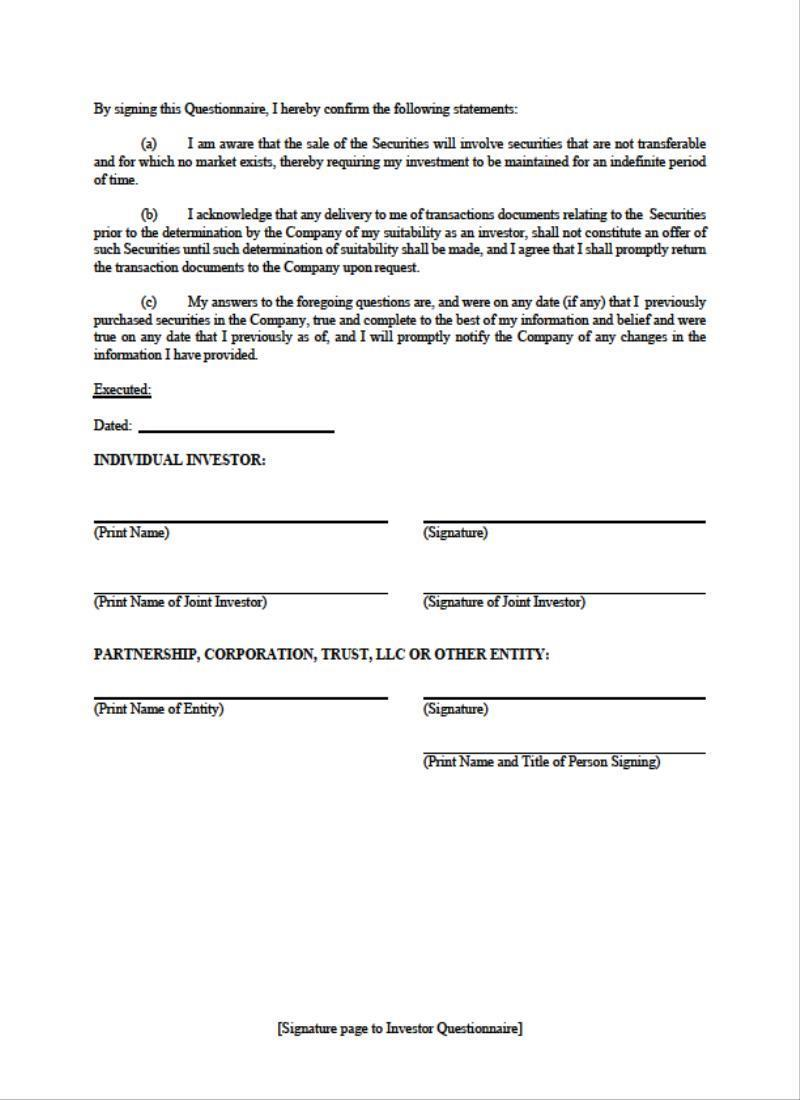
#> input picture edgar/set-c/c012/bicx_ex101img23.jpg, 800 x 1100 px
$ python wbox.py ../../set-c/c012/bicx_ex101img23.jpg 5
#> lines starting #> are read from the running program, lines starting #| are printed output that depends on the picture; after the words box and inside, x2 and y2 are one past the last pixel; in counts of white or black regions, pixels touching at a corner belong together
"""White rectangles on a picture: connected components of near-white pixels (run-length union-find).
usage: wbox.py image.jpg [thr] -> prints components with bbox in pixels, fill ratio"""
import sys, json
import numpy as np
from PIL import Image

def components(mask):
    H, W = mask.shape
    parent = []
    def find(a):
        while parent[a] != a:
            parent[a] = parent[parent[a]]; a = parent[a]
        return a
    prev = []  # runs of previous row: (x0,x1,label)
    runs_all = []
    for y in range(H):
        row = mask[y]
        d = np.diff(np.concatenate(([0], row.astype(np.int8), [0])))
        starts = np.where(d == 1)[0]; ends = np.where(d == -1)[0]
        cur = []
        j = 0
        for s, e in zip(starts, ends):
            lab = len(parent); parent.append(lab)
            while j < len(prev) and prev[j][1] <= s: j += 1
            k = j
            while k < len(prev) and prev[k][0] < e:
                a, b = find(prev[k][2]), find(lab)
                if a != b: parent[max(a, b)] = min(a, b)
                k += 1
            cur.append((s, e, lab)); runs_all.append((y, s, e, lab))
        prev = cur
    comps = {}
    for y, s, e, lab in runs_all:
        r = find(lab)
        c = comps.get(r)
        if c is None: comps[r] = [s, y, e, y + 1, e - s]
        else:
            c[0] = min(c[0], s); c[1] = min(c[1], y); c[2] = max(c[2], e); c[3] = y + 1; c[4] += e - s
    return list(comps.values())

def white_boxes(path, thr=235, minw=12, minh=12, minfill=0.70):
#> called with path = '../../set-c/c012/bicx_ex101img23.jpg', thr = 5, minw = 12, minh = 12, minfill = 0.7
    im = np.asarray(Image.open(path).convert('RGB')).astype(int)
    mask = (im.min(axis=2) >= thr)
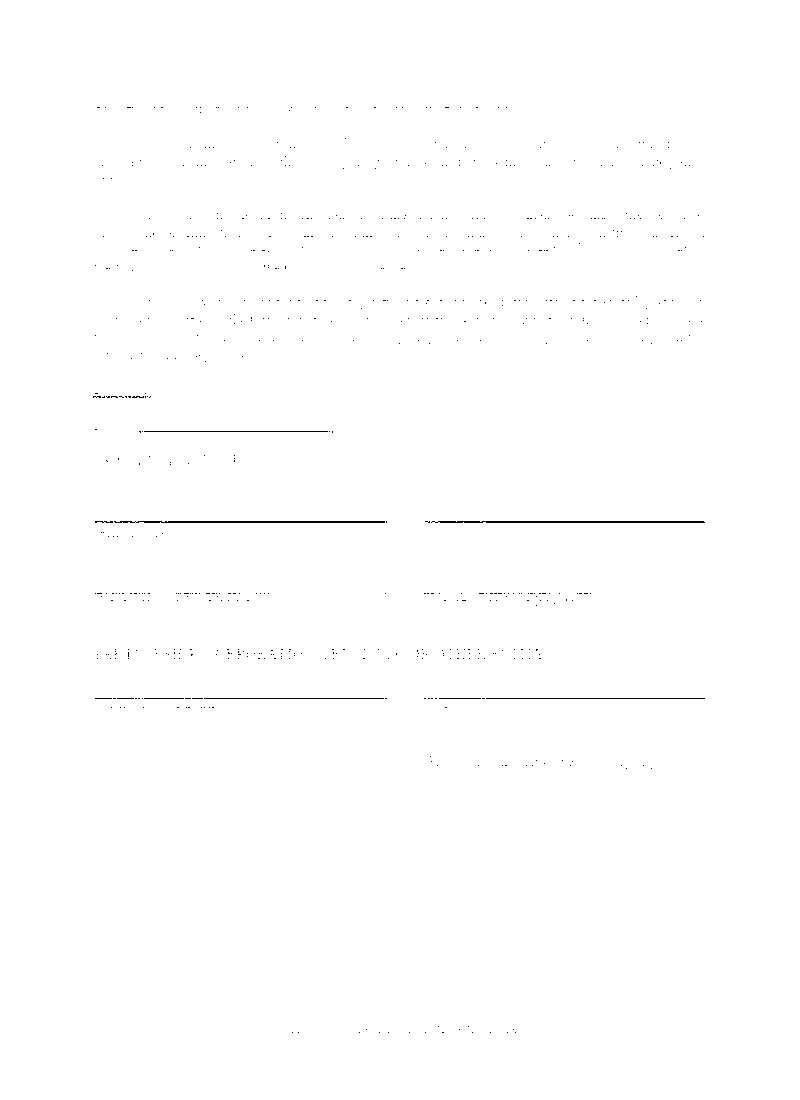
#> mask: shape (1100, 800) bool; 99.7% white; black in thin lines or dots, all inside (x1, y1, x2, y2) = (93, 107, 705, 1033)
    H, W = mask.shape
#> H = 1100; W = 800
    out = []
    for x0, y0, x1, y1, n in components(mask):
#> in components, `H, W = mask.shape`: H = 1100; W = 800
        w, h = x1 - x0, y1 - y0
        if w < minw or h < minh: continue
        fill = n / (w * h)
        if fill < minfill: continue
        if w > 0.95 * W: continue
        out.append(dict(x0=int(x0), y0=int(y0), x1=int(x1), y1=int(y1), w=int(w), h=int(h), fill=round(fill, 3)))
#> this loop made 1 pass
#> after the loop, out = []
    out.sort(key=lambda b: (b['y0'], b['x0']))
    return out

if __name__ == '__main__':
    thr = int(sys.argv[2]) if len(sys.argv) > 2 else 235
    bs = white_boxes(sys.argv[1], thr)
#> bs = []
    for i, b in enumerate(bs): print(i, b)
#> this loop made 0 passes
